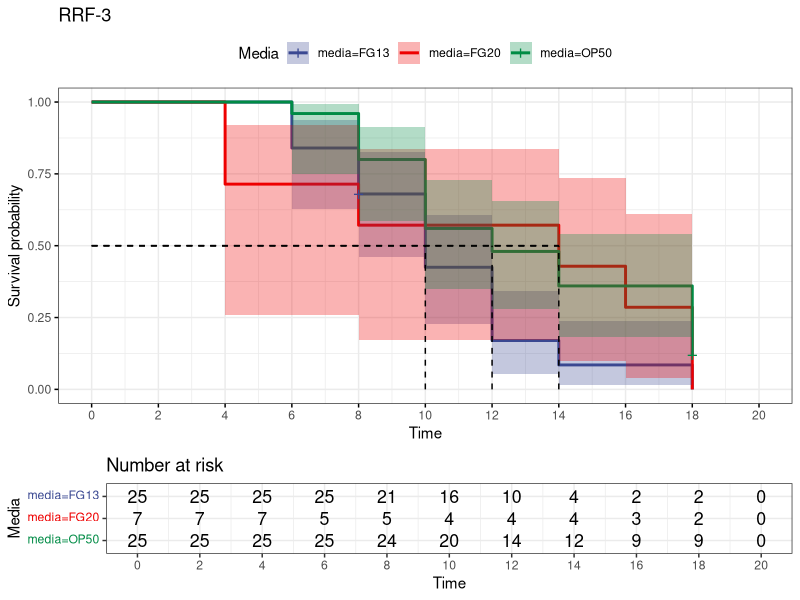
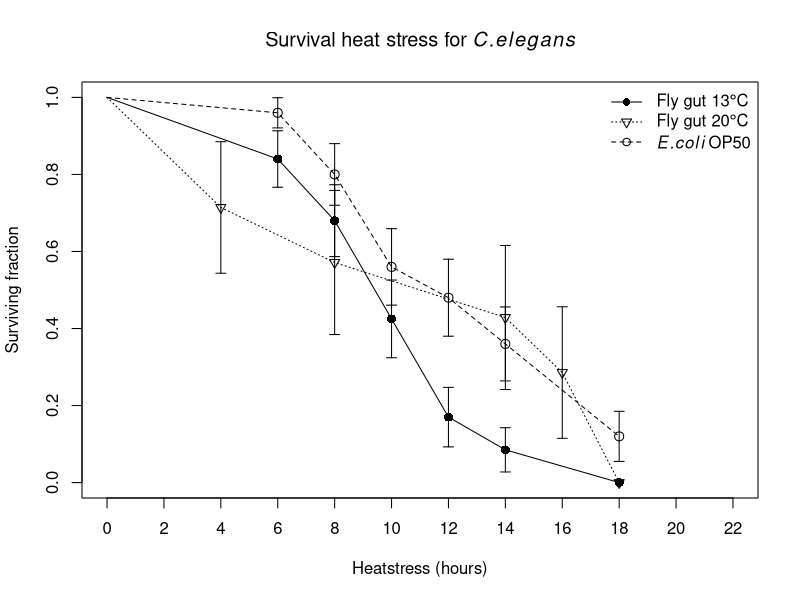
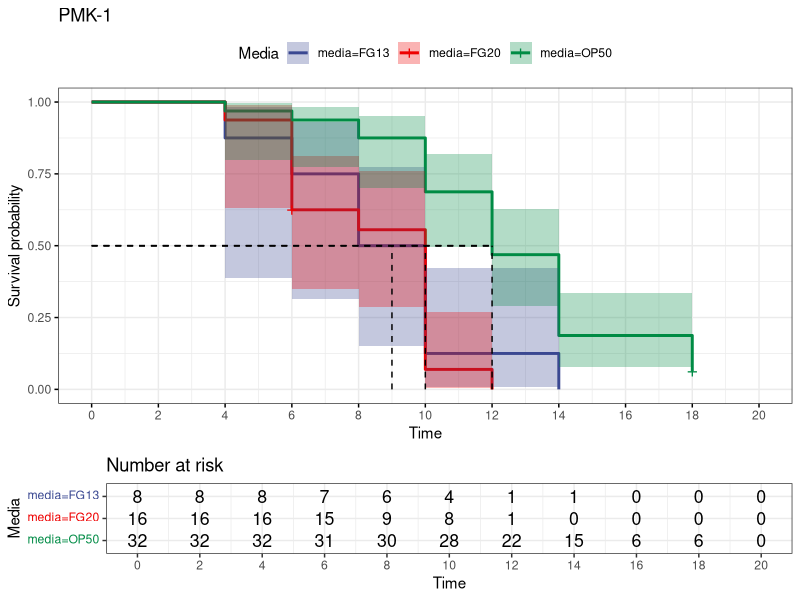
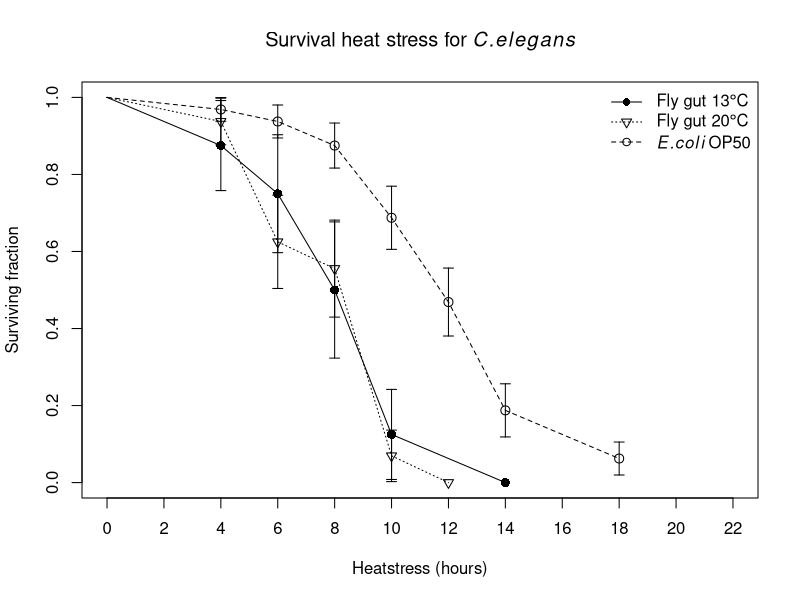
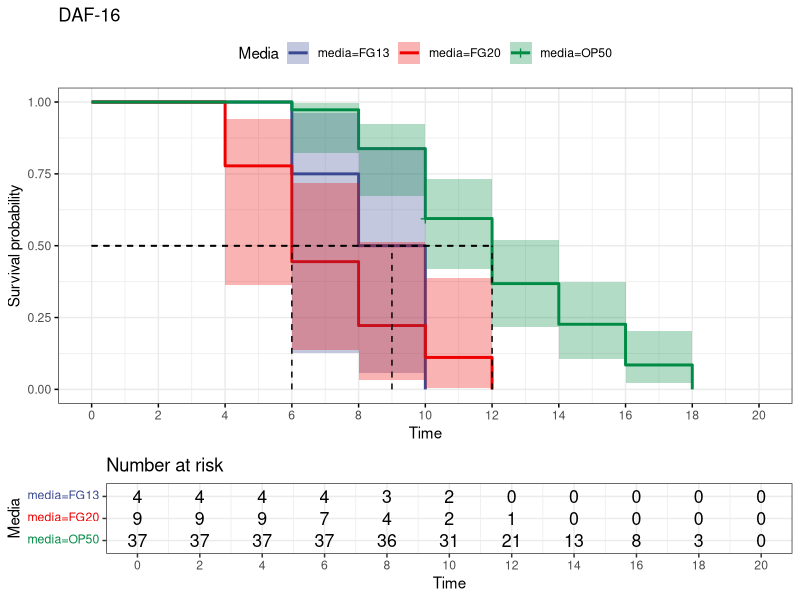
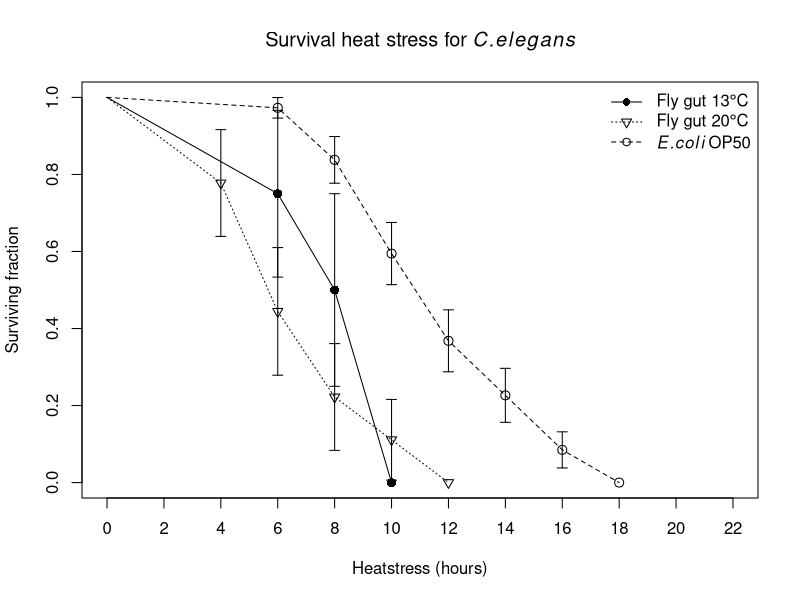
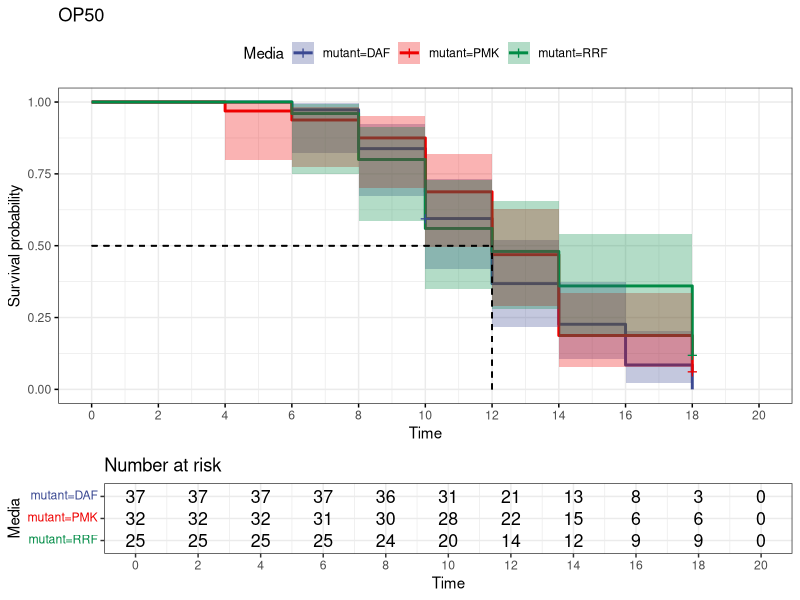
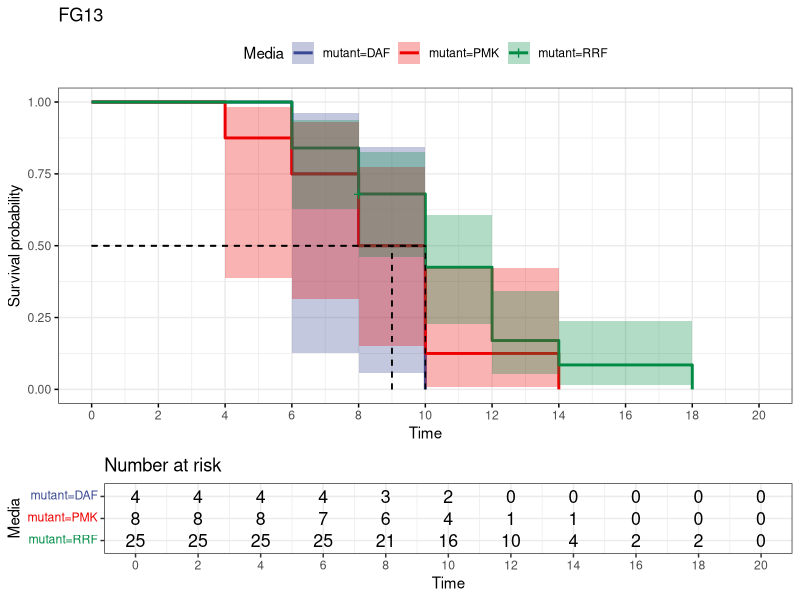

These charts were generated, in order, by the following R code: (Note: this script raises an error after producing the figures.)
## ---- chunk 1
knitr::opts_chunk$set(echo = TRUE)
library(survival) 
library(here)
library(survminer)
## ---- chunk 2
data <- read.table(here('data','Worm_mutant.csv'), header = TRUE, sep = ";", dec = ",")
head(data)
## ---- chunk 3
colnames(data)<-c("Time","status",'Replicate', 'media',
                  'mutant')
head(data)
## ---- chunk 4
d_RRF <- subset(data, mutant == 'RRF')
d_PMK <- subset(data,mutant == 'PMK')
d_DAF <- subset(data, mutant == 'DAF')
## ---- chunk 5
d_RRF$Survobj <- with(d_RRF,Surv(d_RRF$Time, event = d_RRF$status))
km_RRF <- survfit(Survobj ~ media, data = d_RRF,conf.type = "log-log", error = "greenwood")
s_km_RRF <- summary(km_RRF)
ggsurvplot(km_RRF,data = d_RRF, conf.int = TRUE, 
           ggtheme = theme_bw(),risk.table = 0.25,
           palette ='aaas', surv.median.line = 'hv',
           legend.title = 'Media',break.x.by = 2,
           title = 'RRF-3') 
## ---- chunk 6
df_fly_13 <- data.frame(c(0,s_km_RRF$time[1:6]),c(1,s_km_RRF$surv[1:6]),                        c(0,s_km_RRF$std.err[1:6]))
colnames(df_fly_13) <- c('Time','Surv','Std.error')
df_fly_20 <- data.frame(c(0,s_km_RRF$time[7:11])
                        ,c(1,s_km_RRF$surv[7:11]),    c(0,s_km_RRF$std.err[7:11]))
colnames(df_fly_20) <- c('Time','Surv','Std.error')
df_OP50 <- data.frame(c(0,s_km_RRF$time[12:17])
                      ,c(1,s_km_RRF$surv[12:17]),
                        c(0,s_km_RRF$std.err[12:17]))
colnames(df_OP50) <- c('Time','Surv','Std.error')

plot(df_fly_13$Time[2:7],df_fly_13$Surv[2:7], pch = 16, cex = 1.2, xlab = 'Heatstress (hours)', 
     ylab = 'Surviving fraction', 
     main = expression('Survival heat stress for'~italic(C.elegans)),
     xlim = c(0,22), ylim = c(0,1), xaxp = c(0,22,11))
lines(df_fly_13$Time,df_fly_13$Surv)
arrows(df_fly_13$Time, df_fly_13$Surv-df_fly_13$Std.error, df_fly_13$Time, 
       df_fly_13$Surv+df_fly_13$Std.error, length=0.05, angle=90, code=3, col = 'black')
points(df_OP50$Time[2:9],df_OP50$Surv[2:9], pch = 1, cex = 1.2)
lines(df_OP50$Time,df_OP50$Surv, lty = 2)
arrows(df_OP50$Time, df_OP50$Surv-df_OP50$Std.error,
      df_OP50$Time, df_OP50$Surv+df_OP50$Std.error, 
      length=0.05, angle=90, code=3, col = 'black')
points(df_fly_20$Time[2:9],df_fly_20$Surv[2:9], pch = 6)
lines(df_fly_20$Time,df_fly_20$Surv,lty = 3)
arrows(df_fly_20$Time, df_fly_20$Surv-df_fly_20$Std.error, df_fly_20$Time, 
       df_fly_20$Surv+df_fly_20$Std.error, length=0.05, angle=90, code=3, col = 'black')
legend('topright', pch = c(16,6,1),lty = c(1,3,2), 
       legend = c(expression('Fly gut 13'*degree*C),
                  expression('Fly gut 20'*degree*C),
                  expression(italic(E.coli) ~ OP50)), bty = 'n')
## ---- chunk 7
d_PMK$Survobj <- with(d_PMK,Surv(d_PMK$Time, event = d_PMK$status))
km_PMK <- survfit(Survobj ~ media, data = d_PMK,conf.type = "log-log", error = "greenwood")
s_km_PMK <- summary(km_PMK)
ggsurvplot(km_PMK,data = d_PMK, conf.int = TRUE, 
           ggtheme = theme_bw(),risk.table = 0.25, 
           palette ='aaas', surv.median.line = 'hv',
           legend.title = 'Media',break.x.by = 2,
           title = 'PMK-1') 
## ---- chunk 8
df_fly_13 <- data.frame(c(0,s_km_PMK$time[1:5]),
                        c(1,s_km_PMK$surv[1:5]),
                        c(0,s_km_PMK$std.err[1:5]))
colnames(df_fly_13) <- c('Time','Surv','Std.error')
df_fly_20 <- data.frame(c(0,s_km_PMK$time[6:10]),
                        c(1,s_km_PMK$surv[6:10]),
                        c(0,s_km_PMK$std.err[6:10]))
colnames(df_fly_20) <- c('Time','Surv','Std.error')
df_OP50 <- data.frame(c(0,s_km_PMK$time[11:17]),
                      c(1,s_km_PMK$surv[11:17]),
                        c(0,s_km_PMK$std.err[11:17]))
colnames(df_OP50) <- c('Time','Surv','Std.error')

plot(df_fly_13$Time[2:9],df_fly_13$Surv[2:9], pch = 16, cex = 1.2, xlab = 'Heatstress (hours)', 
     ylab = 'Surviving fraction', 
     main = expression('Survival heat stress for'~italic(C.elegans)),
     xlim = c(0,22), ylim = c(0,1), xaxp = c(0,22,11))
lines(df_fly_13$Time,df_fly_13$Surv)
arrows(df_fly_13$Time, df_fly_13$Surv-df_fly_13$Std.error, df_fly_13$Time, 
       df_fly_13$Surv+df_fly_13$Std.error, length=0.05, angle=90, code=3, col = 'black')
points(df_OP50$Time[2:9],df_OP50$Surv[2:9], pch = 1, cex = 1.2)
lines(df_OP50$Time,df_OP50$Surv, lty = 2)
arrows(df_OP50$Time, df_OP50$Surv-df_OP50$Std.error,
      df_OP50$Time, df_OP50$Surv+df_OP50$Std.error, 
      length=0.05, angle=90, code=3, col = 'black')
points(df_fly_20$Time[2:9],df_fly_20$Surv[2:9], pch = 6)
lines(df_fly_20$Time,df_fly_20$Surv,lty = 3)
arrows(df_fly_20$Time, df_fly_20$Surv-df_fly_20$Std.error, df_fly_20$Time, 
       df_fly_20$Surv+df_fly_20$Std.error, length=0.05, angle=90, code=3, col = 'black')
legend('topright', pch = c(16,6,1),lty = c(1,3,2), 
       legend = c(expression('Fly gut 13'*degree*C),
                  expression('Fly gut 20'*degree*C),
                  expression(italic(E.coli) ~ OP50)), bty = 'n')
## ---- chunk 9
d_DAF$Survobj <- with(d_DAF,Surv(d_DAF$Time, event = d_DAF$status))
km_DAF <- survfit(Survobj ~ media, data = d_DAF,conf.type = "log-log", error = "greenwood")
s_km_DAF <- summary(km_DAF)
ggsurvplot(km_DAF,data = d_DAF, conf.int = TRUE, 
           ggtheme = theme_bw(),risk.table = 0.25,
           palette ='aaas', surv.median.line = 'hv',
           legend.title = 'Media',break.x.by = 2,
           title = 'DAF-16') 
## ---- chunk 10
df_fly_13 <- data.frame(c(0,s_km_DAF$time[1:3]),
                        c(1,s_km_DAF$surv[1:3]),
                        c(0,s_km_DAF$std.err[1:3]))
colnames(df_fly_13) <- c('Time','Surv','Std.error')
df_fly_20 <- data.frame(c(0,s_km_DAF$time[4:8]),
                        c(1,s_km_DAF$surv[4:8]),
                        c(0,s_km_DAF$std.err[4:8]))
colnames(df_fly_20) <- c('Time','Surv','Std.error')
df_OP50 <- data.frame(c(0,s_km_DAF$time[9:15]),
                      c(1,s_km_DAF$surv[9:15]),
                        c(0,s_km_DAF$std.err[9:15]))
colnames(df_OP50) <- c('Time','Surv','Std.error')

plot(df_fly_13$Time[2:9],df_fly_13$Surv[2:9], pch = 16, cex = 1.2, xlab = 'Heatstress (hours)', 
     ylab = 'Surviving fraction', 
     main = expression('Survival heat stress for'~italic(C.elegans)),
     xlim = c(0,22), ylim = c(0,1), xaxp = c(0,22,11))
lines(df_fly_13$Time,df_fly_13$Surv)
arrows(df_fly_13$Time, df_fly_13$Surv-df_fly_13$Std.error, df_fly_13$Time, 
       df_fly_13$Surv+df_fly_13$Std.error, length=0.05, angle=90, code=3, col = 'black')
points(df_OP50$Time[2:9],df_OP50$Surv[2:9], pch = 1, cex = 1.2)
lines(df_OP50$Time,df_OP50$Surv, lty = 2)
arrows(df_OP50$Time, df_OP50$Surv-df_OP50$Std.error,
      df_OP50$Time, df_OP50$Surv+df_OP50$Std.error, 
      length=0.05, angle=90, code=3, col = 'black')
points(df_fly_20$Time[2:9],df_fly_20$Surv[2:9], pch = 6)
lines(df_fly_20$Time,df_fly_20$Surv,lty = 3)
arrows(df_fly_20$Time, df_fly_20$Surv-df_fly_20$Std.error, df_fly_20$Time, 
       df_fly_20$Surv+df_fly_20$Std.error, length=0.05, angle=90, code=3, col = 'black')
legend('topright', pch = c(16,6,1),lty = c(1,3,2), 
       legend = c(expression('Fly gut 13'*degree*C),
                  expression('Fly gut 20'*degree*C),
                  expression(italic(E.coli) ~ OP50)), bty = 'n')
## ---- chunk 11
data_OP50 <- subset(data, media == 'OP50')
data_FG13 <- subset(data, media == 'FG13')
data_FG20 <- subset(data, media == 'FG20')
## ---- chunk 12
data_OP50$Survobj <- with(data_OP50,Surv(data_OP50$Time, event = data_OP50$status))
km_OP50 <- survfit(Survobj ~ mutant, data = data_OP50,conf.type = "log-log", error = "greenwood")
s_km_OP50 <- summary(km_OP50)
ggsurvplot(km_OP50,data = data_OP50, conf.int = TRUE, 
           ggtheme = theme_bw(),risk.table = 0.25, 
           palette ='aaas', surv.median.line = 'hv',
           legend.title = 'Media',break.x.by = 2,
           title = 'OP50') 
## ---- chunk 13
data_FG13$Survobj <- with(data_FG13,Surv(data_FG13$Time, event = data_FG13$status))
km_FG13 <- survfit(Survobj ~ mutant, data = data_FG13,conf.type = "log-log", error = "greenwood")
s_km_FG13 <- summary(km_FG13)
ggsurvplot(km_FG13,data = data_FG13, conf.int = TRUE, 
           ggtheme = theme_bw(),risk.table = 0.25, 
           palette ='aaas', surv.median.line = 'hv',
           legend.title = 'Media',break.x.by = 2,
           title = 'FG13') 
## ---- chunk 14
data_FG20$Survobj <- with(data_FG20,Surv(data_FG20$Time, event = data_FG20$status))
km_FG20 <- survfit(Survobj ~ mutant, data = data_FG20,conf.type = "log-log", error = "greenwood")
s_km_FG20 <- summary(km_FG20)
ggsurvplot(km_FG20,data = data_FG20, conf.int = TRUE, 
           ggtheme = theme_bw(),risk.table = 0.25, 
           palette ='aaas', surv.median.line = 'hv',
           legend.title = 'Media',break.x.by = 2,
           title = 'OP50') 
## ---- chunk 15
data$Survobj <- with(data,Surv(data$Time, event = data$status))
survdiff(Survobj ~media + mutant, data = data, rho = 0) 
survdiff(Survobj ~media + mutant, data = data, rho = 1) 
fit_both<- coxph(Survobj ~media + mutant, data = data)
summary(fit_both)
AIC(fit_both)
fit_int <- coxph(Survobj ~media + mutant + mutant:media, data = data)
AIC(fit_int)
fit_med <- coxph(Survobj ~media, data = data)
summary(fit_med)
AIC(fit_med)
fit_mut <- coxph(Survobj ~mutant, data = data)
summary(fit_mut)
AIC(fit_mut)
## ---- chunk 16
prop_both <- cox.zph(fit_both)
prop_int <- cox.zph(fit_int)
plot(prop_both)
plot(prob_int)
## ---- chunk 17
plot(survfit(fit_both, newdata = data.frame(mutant = 'RRF', media = 'OP50')), lty = 2, xaxp = c(0,18,18), col = 'blue')
lines(survfit(fit_both, newdata = data.frame(mutant = 'PMK', media = 'OP50')), col = 'firebrick')
lines(survfit(fit_both, newdata = data.frame(mutant = 'DAF', media = 'OP50')), lty =3)
plot(survfit(fit_int, newdata = data.frame(mutant = 'RRF', media = 'OP50')), lty = 2, xaxp = c(0,18,18), col = 'blue')
lines(survfit(fit_int, newdata = data.frame(mutant = 'PMK', media = 'OP50')), col = 'firebrick')
lines(survfit(fit_int, newdata = data.frame(mutant = 'DAF', media = 'OP50')), lty =3)
## ---- chunk 18
d_OP50 <- data[data$media == 'OP50',]
d_13 <- data[data$media == "FG13",]
d_20 <- data[data$media == "FG20",]
d_fly <- rbind(d_13, d_20)
d_2050 <- rbind(d_20, d_OP50)
d_1350 <- rbind(d_13, d_OP50)
## ---- chunk 19
survdiff(Surv(Time,status) ~ media, data = d_fly, rho = 0)
survdiff(Surv(Time,status) ~ media, data = d_fly, rho = 1)
fit <- coxph(Surv(Time,status) ~media, data = d_fly)
summary(fit)
## ---- chunk 20
survdiff(Surv(Time,status) ~ media, data = d_2050, rho = 0)
survdiff(Surv(Time,status) ~ media, data = d_2050, rho = 1)
fit <- coxph(Surv(Time,status) ~media, data = d_2050)
summary(fit)
## ---- chunk 21
survdiff(Surv(Time,status) ~ media, data = d_1350, rho = 0)
survdiff(Surv(Time,status) ~ media, data = d_1350, rho = 1)
fit <- coxph(Surv(Time,status) ~media, data = d_1350)
summary(fit)
## ---- chunk 22
plot(df_fly_13$Time[2:9],df_fly_13$Surv[2:9], pch = 16, cex = 1.2, xlab = 'Heatstress (hours)', 
     ylab = 'Surviving fraction', 
     main = expression('Survival heat stress for'~italic(C.elegans)),
     xlim = c(0,22), ylim = c(0,1), xaxp = c(0,22,11))
lines(df_fly_13$Time,df_fly_13$Surv)
arrows(df_fly_13$Time, df_fly_13$Surv-df_fly_13$Std.error, df_fly_13$Time, 
       df_fly_13$Surv+df_fly_13$Std.error, length=0.05, angle=90, code=3, col = 'black')
points(df_fly_20$Time[2:9],df_fly_20$Surv[2:9], pch = 6)
lines(df_fly_20$Time,df_fly_20$Surv,lty = 3)
arrows(df_fly_20$Time, df_fly_20$Surv-df_fly_20$Std.error, df_fly_20$Time, 
       df_fly_20$Surv+df_fly_20$Std.error, length=0.05, angle=90, code=3, col = 'black')
legend('topright', pch = c(16,6),lty = c(1,3), 
       legend = c(expression('Fly gut 13'*degree*C),
                  expression('Fly gut 20'*degree*C)), bty = 'n')
## ---- chunk 23
plot(df_fly_20$Time[2:9],df_fly_20$Surv[2:9], pch = 16, cex = 1.2, xlab = 'Heatstress (hours)', 
     ylab = 'Surviving fraction', 
     main = expression('Survival heat stress for'~italic(C.elegans)),
     xlim = c(0,22), ylim = c(0,1), xaxp = c(0,22,11))
points(df_OP50$Time[2:9],df_OP50$Surv[2:9], pch = 1, cex = 1.2)
lines(df_OP50$Time,df_OP50$Surv, lty = 2)
arrows(df_OP50$Time, df_OP50$Surv-df_OP50$Std.error,
      df_OP50$Time, df_OP50$Surv+df_OP50$Std.error, 
      length=0.05, angle=90, code=3, col = 'black')
lines(df_fly_20$Time,df_fly_20$Surv,lty = 1)
arrows(df_fly_20$Time, df_fly_20$Surv-df_fly_20$Std.error, df_fly_20$Time, 
       df_fly_20$Surv+df_fly_20$Std.error, length=0.05, angle=90, code=3, col = 'black')
legend('topright', pch = c(16,1),lty = c(1,2), 
       legend = c(expression('Fly gut 20'*degree*C),
                  expression(italic(E.coli) ~ OP50)), bty = 'n')
## ---- chunk 24
plot(df_fly_13$Time[2:9],df_fly_13$Surv[2:9], pch = 16, cex = 1.2, xlab = 'Heatstress (hours)', 
     ylab = 'Surviving fraction', 
     main = expression('Survival heat stress for'~italic(C.elegans)),
     xlim = c(0,22), ylim = c(0,1), xaxp = c(0,22,11))
lines(df_fly_13$Time,df_fly_13$Surv)
arrows(df_fly_13$Time, df_fly_13$Surv-df_fly_13$Std.error, df_fly_13$Time, 
       df_fly_13$Surv+df_fly_13$Std.error, length=0.05, angle=90, code=3, col = 'black')
points(df_OP50$Time[2:9],df_OP50$Surv[2:9], pch = 1, cex = 1.2)
lines(df_OP50$Time,df_OP50$Surv, lty = 2)
arrows(df_OP50$Time, df_OP50$Surv-df_OP50$Std.error,
      df_OP50$Time, df_OP50$Surv+df_OP50$Std.error, 
      length=0.05, angle=90, code=3, col = 'black')
legend('topright', pch = c(16,1),lty = c(1,2), 
       legend = c(expression('Fly gut 13'*degree*C),
                  expression(italic(E.coli) ~ OP50)), bty = 'n')
## ---- chunk 25
km_fly <- survfit(Surv(Time,status) ~ media, data = d_fly,conf.type = "log-log", error = "greenwood")
km_2050 <- survfit(Surv(Time,status) ~ media, data = d_2050,conf.type = "log-log", error = "greenwood")
km_1350 <- survfit(Surv(Time,status) ~ media, data = d_1350,conf.type = "log-log", error = "greenwood")
ggsurvplot(km_fly,data = d_fly, conf.int = TRUE,
           ggtheme = theme_bw(),risk.table = 0.25,
           palette ='aaas', surv.median.line = 'hv',
           legend.title = 'Media',break.x.by = 2)
ggsurvplot(km_2050,data = d_2050, conf.int = TRUE, 
          ggtheme = theme_bw(), risk.table = 0.25,
          palette ='aaas', surv.median.line = 'hv',
          legend.title = 'Media',break.x.by = 2)
ggsurvplot(km_1350,data = d_1350, conf.int = TRUE, 
           ggtheme = theme_bw(),risk.table = 0.25,
           palette ='aaas', surv.median.line = 'hv',
           legend.title = 'Media', break.x.by = 2) 
